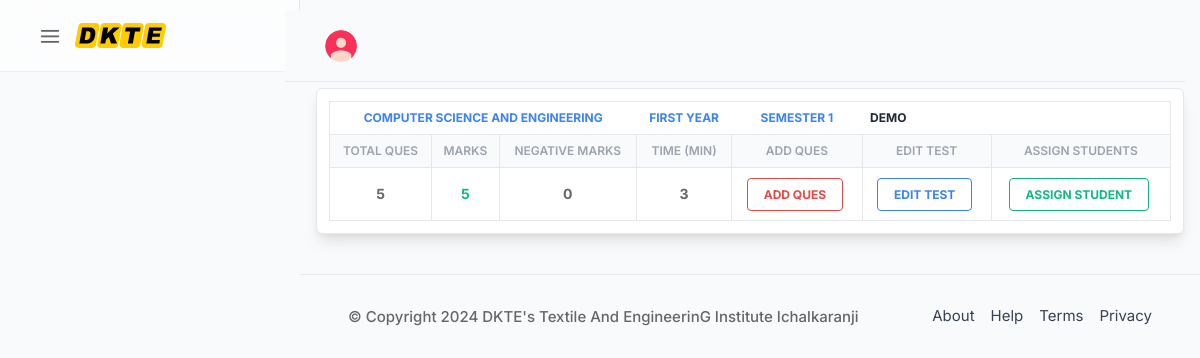
/institute-section/view-add-test.php?test_id=T61e93eb43c25d (signed in), run on the app's committed database.
### tables this page shows
CREATE TABLE `departments` (
  `id` int(10) NOT NULL,
  `dept_id` varchar(250) NOT NULL,
  `dept_name` varchar(250) NOT NULL
);

CREATE TABLE `class_years` (
  `id` int(10) NOT NULL,
  `year_id` varchar(250) NOT NULL,
  `year_name` varchar(250) NOT NULL
);

CREATE TABLE `semesters` (
  `id` int(10) NOT NULL,
  `sem_id` varchar(100) NOT NULL,
  `sem_name` varchar(250) NOT NULL
);

CREATE TABLE `testdetails` (
  `id` int(10) NOT NULL,
  `eid` varchar(100) NOT NULL,
  `dept_id` varchar(100) NOT NULL,
  `year_id` varchar(100) NOT NULL,
  `sem_id` varchar(100) NOT NULL,
  `subject_id` varchar(100) NOT NULL,
  `title` varchar(500) NOT NULL,
  `correct` varchar(100) NOT NULL,
  `wrong` varchar(100) NOT NULL,
  `total` varchar(100) NOT NULL,
  `time` varchar(100) NOT NULL,
  `date` varchar(250) NOT NULL,
  `status` varchar(50) NOT NULL,
  `subjective` varchar(4) NOT NULL,
  `submark` varchar(4) NOT NULL,
  `grp_id` varchar(100) NOT NULL
);

### institute-section/view-add-test.php (the view, shortened to what this page needs)
<?php
include("connection.php");
$tid = $_GET['test_id'];
$query = "SELECT * FROM testdetails WHERE eid='$tid'";
$results = $db->query($query);
$rows = $results->fetch_array();
$n = $rows['total'];
$dept = $rows['dept_id'];
$year = $rows['year_id'];
$sem = $rows['sem_id'];
$title = $rows['title'];
$correct = $rows['correct'];
$wrong = $rows['wrong'];
$time = $rows['time'];
$sqld = "SELECT dept_name FROM departments WHERE dept_id = '$dept' ";
$sql_rund = $db->query($sqld);
$rowsd = $sql_rund->fetch_assoc();
$dn = $rowsd['dept_name'];
$sqly = "SELECT year_name FROM class_years WHERE  year_id = '$year' ";
$sql_runy = $db->query($sqly);
$rowsy = $sql_runy->fetch_assoc();
$yn = $rowsy['year_name'];
$sqls = "SELECT sem_name FROM semesters WHERE sem_id = '$sem' ";
$sql_runs = $db->query($sqls);
$rowss = $sql_runs->fetch_assoc();
$sn = $rowss['sem_name'];
?>
<!DOCTYPE html>
<html lang="en">
<head>
    <?php include("css.php"); ?>
</head>
<body>
    <div id="wrapper" class="is-verticle">
        <?php include("header.php"); ?>
        <div class="main_content">
            <div id="main_cont" class="">
                <div class="mx-4">
                    <div class="mt-4 w-full mx-auto bg-white shadow-lg rounded-md border border-gray-200">
                        <div class="p-3">
                            <div class="overflow-x-auto no-scrollbar">
                                <table class="table-auto w-full no-scrollbar border">
                                    <thead class="text-xs font-semibold uppercase text-gray-400 ">
                                        <tr>
                                            <th colspan="3" class="p-2 whitespace-nowrap ">
                                                <div class="text-center text-blue-500 font-bold"><?php echo $dn ?></div>
                                            </th>
                                            <th class="p-2 whitespace-nowrap ">
                                                <div class="text-center text-blue-500 font-bold"><?php echo $yn ?></div>
                                            </th>
                                            <th class="p-2 whitespace-nowrap ">
                                                <div class="text-center text-blue-500 font-bold"><?php echo $sn ?></div>
                                            </th>
                                            <th colspan="2" class="p-2 whitespace-nowrap ">
                                                <div class="flex items-center">
                                                    <div class="text-gray-800 font-bold"><?php echo $title ?></div>
                                                </div>
                                            </th>
                                        </tr>
                                        <tr class="bg-gray-50">
                                            <th class="p-2 whitespace-nowrap border">
                                                <div class="font-semibold text-center">Total Ques</div>
                                            </th>
                                            <th class="p-2 whitespace-nowrap border">
                                                <div class="font-semibold text-center">Marks</div>
                                            </th>
                                            <th class="p-2 whitespace-nowrap border">
                                                <div class="font-semibold text-center">negative marks </div>
                                            </th>
                                            <th class="p-2 whitespace-nowrap border">
                                                <div class="font-semibold text-center">Time (min) </div>
                                            </th>
                                            <th class="p-2 whitespace-nowrap border">
                                                <div class="font-semibold text-center">Add Ques</div>
                                            </th>
                                            <th class="p-2 whitespace-nowrap border">
                                                <div class="font-semibold text-center">Edit Test</div>
                                            </th>
                                            <th class="p-2 whitespace-nowrap border">
                                                <div class="font-semibold text-center">Assign Students</div>
                                            </th>
                                        </tr>
                                    </thead>
                                    <tbody class="text-sm divide-y divide-gray-100 border">
                                        <tr>
                                            <td class="p-2 whitespace-nowrap border py-4">
                                                <div class="text-center font-bold"><?php echo $n ?></div>
                                            </td>
                                            <td class="p-2 whitespace-nowrap border">
                                                <div class="text-center text-green-500 font-bold"><?php echo $correct * $n ?></div>
                                            </td>
                                            <td class="p-2 whitespace-nowrap border">
                                                <div class="text-center font-bold"><?php echo $wrong ?></div>
                                            </td>
                                            <td class="p-2 whitespace-nowrap border">
                                                <div class="text-center font-bold"><?php echo $time ?></div>
                                            </td>
                                            <td class="p-2 whitespace-nowrap border">
                                                <div class="text-center"><a href="#" id="addq" class="text-red-500 bg-transparent border border-solid border-red-500 hover:bg-red-500 hover:text-white active:bg-red-600 font-bold uppercase text-xs px-4 py-2 rounded outline-none focus:outline-none mr-1 mb-1 ease-linear transition-all duration-150">Add Ques</a></div>
                                            </td>
                                            <td class="p-2 whitespace-nowrap border">
                                                <div class="text-center "><a href="#" id="editt" class="text-blue-500 bg-transparent border border-solid border-blue-500 hover:bg-blue-500 hover:text-white active:bg-blue-600 font-bold uppercase text-xs px-4 py-2 rounded outline-none focus:outline-none mr-1 mb-1 ease-linear transition-all duration-150">Edit Test</a></div>
                                            </td>
                                            <td class="p-2 whitespace-nowrap border">
                                                <div class="text-center"><a href="" id="as_std" class="text-green-500 bg-transparent border border-solid border-green-500 hover:bg-green-500 hover:text-white active:bg-green-600 font-bold uppercase text-xs px-4 py-2 rounded outline-none focus:outline-none mr-1 mb-1 ease-linear transition-all duration-150">Assign Student</a></div>
                                            </td>
                                        </tr>
                                    </tbody>
                                </table>
                            </div>
                        </div>
                    </div>
                </div>
            </div>
            <?php include("footer.php"); ?>
        </div>
    </div>
</body>
</html>

### data on the page
departments: dept_name "COMPUTER SCIENCE AND ENGINEERING"
class_years: year_name "FIRST YEAR"
semesters: sem_name "SEMESTER 1"
testdetails: title "DEMO", total "5", $correct*$n "5", wrong "0", time "3"

### other printed values
$college "DKTE's Textile And EngineerinG Institute Ichalkaranji"
